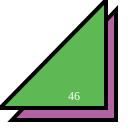
Frame 1 (no input)
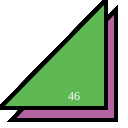
Frame 60 (no input)
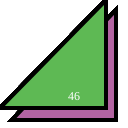
Frame 120 (the mouse pressed at the canvas centre since frame 60)

The p5.js sketch that drew these frames (run headless with seeded random() and noise() and a simulated clock; from frame 60 on, the mouse is pressed at the canvas centre):

// p5.js sketch
// ── sketch.js
function setup() {
  createCanvas(128,128);
}

function draw() {
  strokeWeight(4);
  fill(178, 100, 162);
  triangle(12,120,116,120,116,10);
  fill(94, 185, 84);
  triangle(0,108,106,108,106,0);
  fill(255);
  textFont("serif");
  text("46", 68, 100);
}
